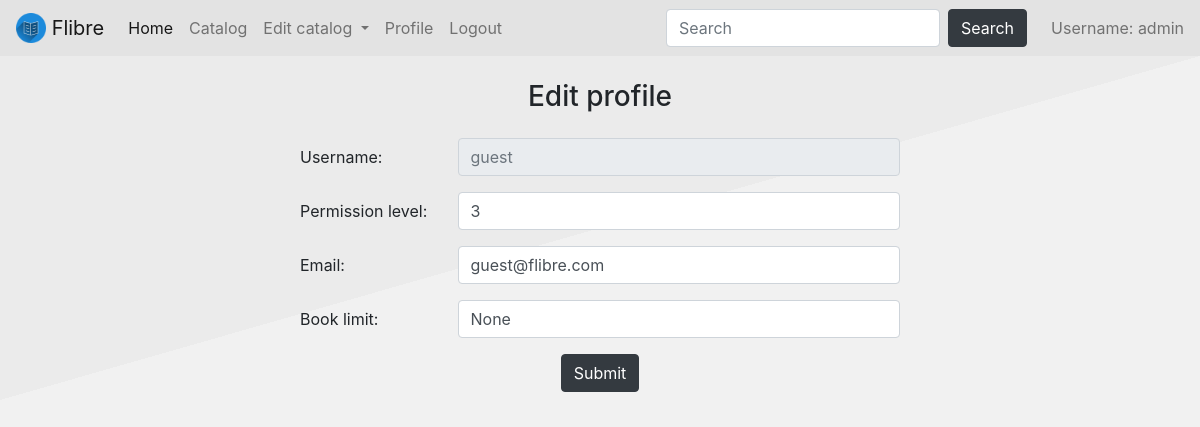
The app's page /user/guest/edit (signed in) with its own data.
### db_models.py (models this page shows, shortened)
class User(Base):
    __tablename__ = 'users'
    id = Column(Integer, primary_key=True)
    username = Column(String(50))
    email = Column(String(255))
    password = Column(String(255))
    permission_lvl = Column(Integer)
    book_limit = Column(Integer)
    book_ref = relationship('Book', back_populates='user_ref')

### routes.py (the view, shortened to what this page needs)
@app.route('/user/<username>/edit', methods=["GET", "POST"])
@login_required(lvl=2)
def user_profile_edit(username):
    if request.method == 'GET':
        context = get_default_context()
        context['messages'] = get_flashed_messages()
        if context['permission_lvl'] == 1:
            pass
        elif username != context['username']:
            abort(401)
        if not user_exists(username):
            abort(404)
        db_session = get_session()
        user = db_session.query(User).filter(User.username == username).one()
        context['user'] = user
        return render_template('user_profile_edit.html', **context)

### routes.py (called while the page is built)
def get_session(echo=False):
    engine = create_engine('sqlite:///db/database.db', echo=echo)
    db_session = sessionmaker(bind=engine)
    return db_session()

def get_default_context():
    permission_lvl = get_user_auth_lvl()
    context = {'permission_lvl': permission_lvl,
               'user_id': session.get('user_id'),
               'username': session.get('username')}
    return context

def get_user_auth_lvl():
    if not session.get('user_id'):
        return 3
    db_session = get_session()
    user_data = db_session.query(User.permission_lvl) \
                .filter(User.username == session.get('username')) \
                .one()
    return user_data.permission_lvl

def user_exists(username):
    db_session = get_session()
    return db_session.query(User.id).filter_by(username=username).scalar() is not None

def login_required(lvl=3):
    def frame(func):
        @wraps(func)
        def wrapped_func(*args, **kwargs):
            if get_user_auth_lvl() <= lvl:
                return func(*args, **kwargs)
            else:
                flash('Access denied')
                return redirect('/login')
        return wrapped_func
    return frame

### templates/user_profile_edit.html (shortened to what this page needs)
{% extends "layout.html" %}
{% block content %}
<div class="mx-auto" style="max-width: 600px">
  <h3 class="mb-4 text-center">Edit profile</h3>
  <form class="form-group mb-4" action="edit" method="post">
    <div class="form-group row">
      <label class="col-sm-3 col-form-label">Username:</label>
      <div class="col-sm-9">
        <input class="form-control" type="text" placeholder="{{ user['username'] }}" readonly>
      </div>
    </div>
    {% if permission_lvl == 1 %}
    <div class="form-group row">
      <label class="col-sm-3 col-form-label" for="permission_lvl">Permission level:</label>
      <div class="col-sm-9">
        <input class="form-control" id="permission_lvl" type="text" name="permission_lvl"
               value="{{ user['permission_lvl'] }}">
      </div>
    </div>
    {% endif %}
    <div class="form-group row">
      <label class="col-sm-3 col-form-label" for="email">Email:</label>
      <div class="col-sm-9">
        <input class="form-control" id="email" type="text" name="email" value="{{ user['email'] }}">
      </div>
    </div>
    <div class="form-group row">
      {% if permission_lvl == 1 %}
      <label class="col-sm-3 col-form-label" for="book_limit">Book limit:</label>
      <div class="col-sm-9">
        <input class="form-control" id="book_limit" type="text" name="book_limit" value="{{ user['book_limit'] }}">
      </div>
      {% else %}
      <label class="col-sm-3 col-form-label">Book limit:</label>
      <div class="col-sm-9">
        <input class="form-control" type="text" placeholder="{{ user['book_limit'] }}" readonly>
      </div>
      {% endif %}
    </div>
    <div class="form-group text-center">
      <input class="btn btn-dark mb-2 mx-2" type="submit">
    </div>
  </form>
</div>
{% endblock %}

### templates/layout.html (shortened to what this page needs)
<!doctype html>
<html lang="en">
<head>
  <link rel="stylesheet" href="https://stackpath.bootstrapcdn.com/bootstrap/4.5.0/css/bootstrap.min.css"
>
  <link href="/static/style.css" rel="stylesheet">
</head>
<body id="bootstrap-overrides">
<header class="navbar navbar-expand-lg navbar-light bg-navbar">
  <a class="navbar-brand" href="/">
    <img src="/static/flibre-logo.png" width="30" height="30" class="d-inline-block align-top" alt="" loading="lazy">
    Flibre
  </a>
  <div class="collapse navbar-collapse" id="navbarSupportedContent">
    <ul class="navbar-nav mr-auto">
      <li class="nav-item active">
        <a class="nav-link" href="/">Home</a>
      </li>
      <li class="nav-item">
        <a class="nav-link" href="/catalog/books">Catalog</a>
      </li>
      {% if permission_lvl == 1 %}
      <li class="nav-item dropdown">
        <a class="nav-link dropdown-toggle" href="/catalog/books" id="navbarDropdown" role="button"
           data-toggle="dropdown" aria-haspopup="true" aria-expanded="false">
          Edit catalog
        </a>
      </li>
      {% endif %}
      {% if username %}
      <li class="nav-item">
        <a class="nav-link" href="/user/{{ username }}">Profile</a>
      </li>
      <li class="nav-item">
        <a class="nav-link" href="/logout">Logout</a>
      </li>
      {% endif %}
    </ul>
    <form class="form-inline my-2 my-lg-0" action="/search_results" method="GET">
      <input class="form-control mr-sm-2" type="search" name="query" placeholder="Search" aria-label="Search">
      <button class="btn btn-dark mr-4 my-2 my-sm-0" type="submit">Search</button>
    </form>
    {% if username %}
    <span class="navbar-text">
      Username: {{ username }}
    </span>
    {% endif %}
  </div>
</header>
<main class="bd-curve pt-4">
  <div class="container">
    {% block content %}
    {% endblock %}
  </div>
</main>
</body>
</html>

### static/style.css (style rules this page uses)
body { background-color: #f1f1f1; }
.bg-navbar { background-color: #e3e3e3; }
.bd-curve { background: linear-gradient(to right bottom,#ebebeb 50%,#f1f1f1 50%); background-image: linear-gradient(to right bottom, #ebebeb 50%, #f1f1f1 50%); background-position-x: initial; background-position-y: initial; background-size: initial; background-repeat-x: initial; background-repeat-y: initial; background-attachment: initial; background-origin: initial; background-clip: initial; background-color: initial; }

### records on screen
User: username "admin"
User: username "guest", permission_lvl "3", email "guest@flibre.com", book_limit "None"
